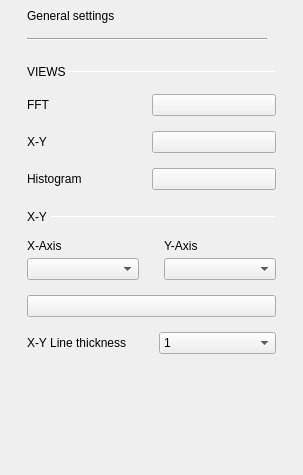
<?xml version="1.0" encoding="UTF-8"?>
<ui version="4.0">
 <class>OscGeneralSettings</class>
 <widget class="QWidget" name="OscGeneralSettings">
  <property name="geometry">
   <rect>
    <x>0</x>
    <y>0</y>
    <width>303</width>
    <height>475</height>
   </rect>
  </property>
  <property name="sizePolicy">
   <sizepolicy hsizetype="Fixed" vsizetype="Fixed">
    <horstretch>0</horstretch>
    <verstretch>0</verstretch>
   </sizepolicy>
  </property>
  <property name="windowTitle">
   <string>GeneralSettings</string>
  </property>
  <property name="styleSheet">
   <string notr="true"/>
  </property>
  <layout class="QVBoxLayout" name="verticalLayout">
   <property name="spacing">
    <number>0</number>
   </property>
   <property name="leftMargin">
    <number>18</number>
   </property>
   <property name="topMargin">
    <number>0</number>
   </property>
   <property name="rightMargin">
    <number>18</number>
   </property>
   <property name="bottomMargin">
    <number>0</number>
   </property>
   <item>
    <widget class="QScrollArea" name="scrollArea">
     <property name="sizePolicy">
      <sizepolicy hsizetype="Preferred" vsizetype="Preferred">
       <horstretch>0</horstretch>
       <verstretch>0</verstretch>
      </sizepolicy>
     </property>
     <property name="frameShape">
      <enum>QFrame::NoFrame</enum>
     </property>
     <property name="verticalScrollBarPolicy">
      <enum>Qt::ScrollBarAsNeeded</enum>
     </property>
     <property name="horizontalScrollBarPolicy">
      <enum>Qt::ScrollBarAlwaysOff</enum>
     </property>
     <property name="sizeAdjustPolicy">
      <enum>QAbstractScrollArea::AdjustIgnored</enum>
     </property>
     <property name="widgetResizable">
      <bool>true</bool>
     </property>
     <widget class="QWidget" name="scrollAreaWidgetContents">
      <property name="geometry">
       <rect>
        <x>0</x>
        <y>0</y>
        <width>267</width>
        <height>475</height>
       </rect>
      </property>
      <property name="sizePolicy">
       <sizepolicy hsizetype="Preferred" vsizetype="Preferred">
        <horstretch>0</horstretch>
        <verstretch>0</verstretch>
       </sizepolicy>
      </property>
      <layout class="QVBoxLayout" name="verticalLayout_5">
       <item>
        <layout class="QVBoxLayout" name="verticalLayout_2">
         <property name="spacing">
          <number>0</number>
         </property>
         <property name="bottomMargin">
          <number>0</number>
         </property>
         <item>
          <layout class="QVBoxLayout" name="verticalLayout_4">
           <property name="spacing">
            <number>15</number>
           </property>
           <property name="topMargin">
            <number>0</number>
           </property>
           <property name="bottomMargin">
            <number>0</number>
           </property>
           <item>
            <widget class="QLabel" name="label_4">
             <property name="sizePolicy">
              <sizepolicy hsizetype="Fixed" vsizetype="Fixed">
               <horstretch>0</horstretch>
               <verstretch>0</verstretch>
              </sizepolicy>
             </property>
             <property name="text">
              <string>General settings</string>
             </property>
             <property name="general_settings_label" stdset="0">
              <bool>true</bool>
             </property>
            </widget>
           </item>
           <item>
            <widget class="Line" name="line_2">
             <property name="minimumSize">
              <size>
               <width>240</width>
               <height>2</height>
              </size>
             </property>
             <property name="maximumSize">
              <size>
               <width>240</width>
               <height>2</height>
              </size>
             </property>
             <property name="orientation">
              <enum>Qt::Horizontal</enum>
             </property>
             <property name="blue_line" stdset="0">
              <bool>true</bool>
             </property>
            </widget>
           </item>
          </layout>
         </item>
         <item>
          <layout class="QGridLayout" name="gridLayout">
           <item row="0" column="0" colspan="2">
            <spacer name="verticalSpacer_3">
             <property name="orientation">
              <enum>Qt::Vertical</enum>
             </property>
             <property name="sizeType">
              <enum>QSizePolicy::Fixed</enum>
             </property>
             <property name="sizeHint" stdset="0">
              <size>
               <width>0</width>
               <height>25</height>
              </size>
             </property>
            </spacer>
           </item>
           <item row="3" column="0" colspan="2">
            <spacer name="verticalSpacer">
             <property name="orientation">
              <enum>Qt::Vertical</enum>
             </property>
             <property name="sizeType">
              <enum>QSizePolicy::Fixed</enum>
             </property>
             <property name="sizeHint" stdset="0">
              <size>
               <width>0</width>
               <height>15</height>
              </size>
             </property>
            </spacer>
           </item>
           <item row="1" column="0">
            <widget class="QLabel" name="label">
             <property name="sizePolicy">
              <sizepolicy hsizetype="Fixed" vsizetype="Fixed">
               <horstretch>0</horstretch>
               <verstretch>0</verstretch>
              </sizepolicy>
             </property>
             <property name="text">
              <string>VIEWS </string>
             </property>
             <property name="subsection_label" stdset="0">
              <bool>true</bool>
             </property>
            </widget>
           </item>
           <item row="1" column="1">
            <widget class="Line" name="line">
             <property name="minimumSize">
              <size>
               <width>0</width>
               <height>1</height>
              </size>
             </property>
             <property name="maximumSize">
              <size>
               <width>16777215</width>
               <height>1</height>
              </size>
             </property>
             <property name="orientation">
              <enum>Qt::Horizontal</enum>
             </property>
             <property name="subsection_line" stdset="0">
              <bool>true</bool>
             </property>
            </widget>
           </item>
          </layout>
         </item>
         <item>
          <layout class="QGridLayout" name="gridLayout_2">
           <property name="leftMargin">
            <number>0</number>
           </property>
           <property name="topMargin">
            <number>0</number>
           </property>
           <property name="bottomMargin">
            <number>15</number>
           </property>
           <property name="verticalSpacing">
            <number>15</number>
           </property>
           <item row="0" column="0">
            <widget class="QLabel" name="label_2">
             <property name="text">
              <string>FFT</string>
             </property>
            </widget>
           </item>
           <item row="3" column="0">
            <widget class="QLabel" name="label_8">
             <property name="text">
              <string>Histogram</string>
             </property>
            </widget>
           </item>
           <item row="2" column="1">
            <widget class="adiscope::CustomSwitch" name="XY_view">
             <property name="text">
              <string/>
             </property>
            </widget>
           </item>
           <item row="3" column="1">
            <widget class="adiscope::CustomSwitch" name="Histogram_view">
             <property name="text">
              <string/>
             </property>
            </widget>
           </item>
           <item row="2" column="0">
            <widget class="QLabel" name="label_3">
             <property name="text">
              <string>X-Y</string>
             </property>
            </widget>
           </item>
           <item row="0" column="1">
            <widget class="adiscope::CustomSwitch" name="FFT_view">
             <property name="text">
              <string/>
             </property>
            </widget>
           </item>
          </layout>
         </item>
         <item>
          <layout class="QVBoxLayout" name="export_2">
           <property name="topMargin">
            <number>0</number>
           </property>
          </layout>
         </item>
         <item>
          <widget class="QWidget" name="xySettings" native="true">
           <property name="minimumSize">
            <size>
             <width>0</width>
             <height>0</height>
            </size>
           </property>
           <layout class="QVBoxLayout" name="verticalLayout_3">
            <property name="spacing">
             <number>15</number>
            </property>
            <property name="leftMargin">
             <number>0</number>
            </property>
            <property name="topMargin">
             <number>5</number>
            </property>
            <property name="rightMargin">
             <number>0</number>
            </property>
            <property name="bottomMargin">
             <number>20</number>
            </property>
            <item>
             <layout class="QHBoxLayout" name="horizontalLayout">
              <property name="spacing">
               <number>0</number>
              </property>
              <property name="topMargin">
               <number>0</number>
              </property>
              <item>
               <widget class="QLabel" name="label_5">
                <property name="sizePolicy">
                 <sizepolicy hsizetype="Fixed" vsizetype="Fixed">
                  <horstretch>0</horstretch>
                  <verstretch>0</verstretch>
                 </sizepolicy>
                </property>
                <property name="text">
                 <string>X-Y </string>
                </property>
                <property name="subsection_label" stdset="0">
                 <bool>true</bool>
                </property>
               </widget>
              </item>
              <item>
               <widget class="Line" name="line_3">
                <property name="minimumSize">
                 <size>
                  <width>0</width>
                  <height>1</height>
                 </size>
                </property>
                <property name="maximumSize">
                 <size>
                  <width>16777215</width>
                  <height>1</height>
                 </size>
                </property>
                <property name="orientation">
                 <enum>Qt::Horizontal</enum>
                </property>
                <property name="subsection_line" stdset="0">
                 <bool>true</bool>
                </property>
               </widget>
              </item>
             </layout>
            </item>
            <item>
             <layout class="QGridLayout" name="gridLayout_5">
              <property name="topMargin">
               <number>0</number>
              </property>
              <property name="horizontalSpacing">
               <number>25</number>
              </property>
              <property name="verticalSpacing">
               <number>5</number>
              </property>
              <item row="0" column="1">
               <widget class="QLabel" name="label_6">
                <property name="text">
                 <string>Y-Axis</string>
                </property>
               </widget>
              </item>
              <item row="1" column="0">
               <widget class="QComboBox" name="cmb_x_channel"/>
              </item>
              <item row="0" column="0">
               <widget class="QLabel" name="label_7">
                <property name="text">
                 <string>X-Axis</string>
                </property>
               </widget>
              </item>
              <item row="1" column="1">
               <widget class="QComboBox" name="cmb_y_channel"/>
              </item>
             </layout>
            </item>
            <item>
             <widget class="adiscope::CustomSwitch" name="xyPlotLineType">
              <property name="text">
               <string/>
              </property>
              <property name="checkable">
               <bool>true</bool>
              </property>
              <property name="bigBtn" stdset="0">
               <bool>true</bool>
              </property>
              <property name="leftText" stdset="0">
               <string>dots</string>
              </property>
              <property name="rightText" stdset="0">
               <string>lines</string>
              </property>
              <property name="duration" stdset="0">
               <number>0</number>
              </property>
             </widget>
            </item>
            <item>
             <layout class="QHBoxLayout" name="horizontalLayout_2">
              <property name="bottomMargin">
               <number>0</number>
              </property>
              <item>
               <widget class="QLabel" name="label_9">
                <property name="text">
                 <string>X-Y Line thickness</string>
                </property>
               </widget>
              </item>
              <item>
               <widget class="QComboBox" name="xyLineThickness">
                <property name="currentIndex">
                 <number>0</number>
                </property>
                <item>
                 <property name="text">
                  <string>1</string>
                 </property>
                </item>
                <item>
                 <property name="text">
                  <string>2</string>
                 </property>
                </item>
                <item>
                 <property name="text">
                  <string>3</string>
                 </property>
                </item>
                <item>
                 <property name="text">
                  <string>4</string>
                 </property>
                </item>
                <item>
                 <property name="text">
                  <string>5</string>
                 </property>
                </item>
                <item>
                 <property name="text">
                  <string>6</string>
                 </property>
                </item>
                <item>
                 <property name="text">
                  <string>7</string>
                 </property>
                </item>
                <item>
                 <property name="text">
                  <string>8</string>
                 </property>
                </item>
                <item>
                 <property name="text">
                  <string>9</string>
                 </property>
                </item>
                <item>
                 <property name="text">
                  <string>10</string>
                 </property>
                </item>
               </widget>
              </item>
             </layout>
            </item>
           </layout>
          </widget>
         </item>
         <item>
          <spacer name="verticalSpacer_2">
           <property name="orientation">
            <enum>Qt::Vertical</enum>
           </property>
           <property name="sizeType">
            <enum>QSizePolicy::Expanding</enum>
           </property>
           <property name="sizeHint" stdset="0">
            <size>
             <width>0</width>
             <height>0</height>
            </size>
           </property>
          </spacer>
         </item>
        </layout>
       </item>
      </layout>
     </widget>
    </widget>
   </item>
  </layout>
 </widget>
 <customwidgets>
  <customwidget>
   <class>adiscope::CustomSwitch</class>
   <extends>QPushButton</extends>
   <header>gui/customSwitch.h</header>
  </customwidget>
 </customwidgets>
 <resources/>
 <connections/>
</ui>
